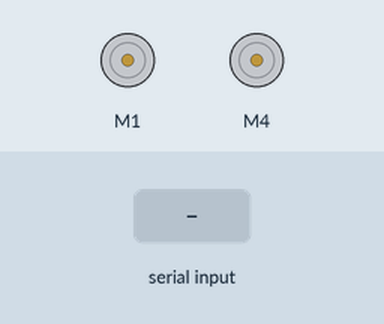
Simulated run of this sketch. Board: Arduino Uno, built with avr-gcc and run on an emulated ATmega328P. Parts: 2 × DC motor (green arrow = forward, orange = backward, longer = faster). Inputs (shaded band) come from the test bench.

Above: at 1.2 s.
1.3 s: "F" received over Serial
At 2.2 s:
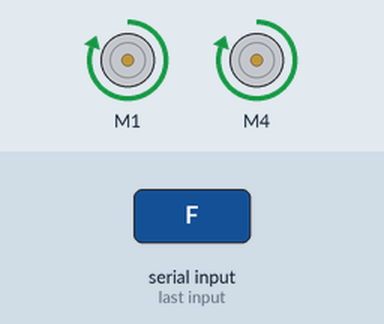
2.8 s: "B" received over Serial
At 3.3 s:
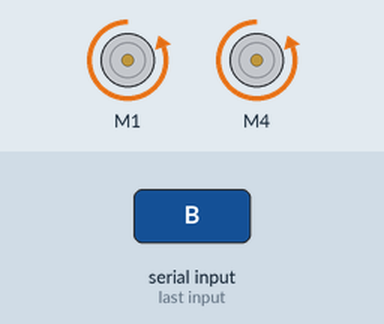
4.3 s: "L" received over Serial
At 5.5 s:
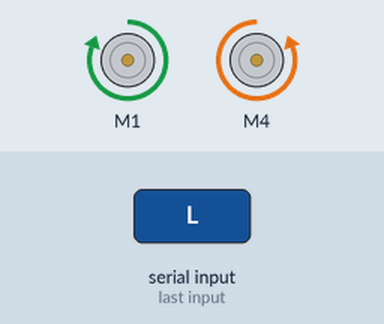
5.8 s: "R" received over Serial
At 6.8 s:
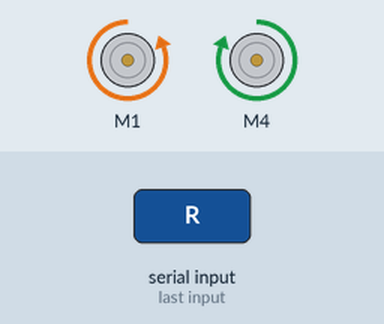
7.3 s: "G" received over Serial
At 7.9 s:
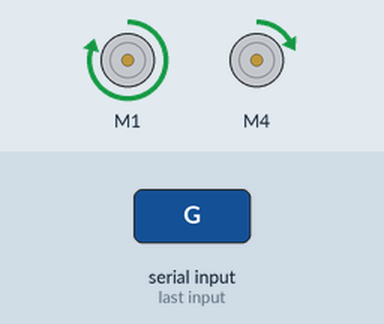
8.8 s: "I" received over Serial
At 9.1 s:
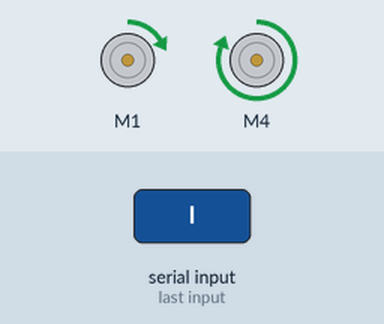
Timing chart, 0 to 11.3 s (numbered marks = the images above; inputs shaded):
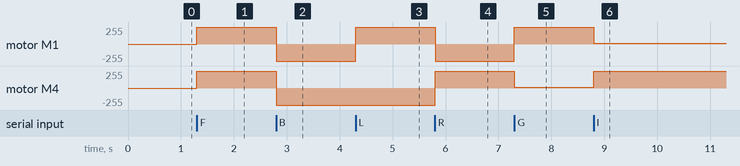

Measured:
- after the input at 1.3 s, motor M1, motor M4: stopped → forward 255/255 at once
- after the input at 2.8 s, motor M1, motor M4: forward 255/255 → backward 255/255 at once
- after the input at 4.3 s, motor M1: backward 255/255 → forward 255/255 at once
- after the input at 5.8 s, motor M1: forward 255/255 → backward 255/255 at once; motor M4: backward 255/255 → forward 255/255 at once
- after the input at 7.3 s, motor M1: backward 255/255 → forward 250/255 at once; motor M4: forward 255/255 → forward 10/255 at once
- after the input at 8.8 s, motor M1: forward 250/255 → forward 10/255 at once; motor M4: forward 10/255 → forward 255/255 at once

The sketch:

ARDUINO_BLUETOOTH_CONTROLLED_TANK.ino
```cpp
//Arduino Bluetooth Controlled Tank
// Install the AFMotor library Before Uploading the sketch//
// To install the library ( Go to Skecth >> Include Library >> Add .Zip Library >> Select The AFMotor Library >> Done) //


#include<AFMotor.h>

AF_DCMotor motor1(1);
AF_DCMotor motor4(4);

char command; //Variable to store the data.

void setup() {
  // initialize Serial Communication at 9600bits per second
Serial.begin(9600);
}

void loop() {
  // check whether any Bt Device available or not
if(Serial.available()>0)
{
  command = Serial.read();
  delay(2);

  switch(command)
  {
    case 'F':
    forward();
    break;
    case'B':
    backward();
    break;
    case 'L':
    left();
    break;
    case'R':
    right();
    break;
    case'G':
    forwardleft();
    break;
    case'I':
    forwardright();
    break;
    case'H':
    backwardleft();
    break;
    case'J':
    backwardright();
    break;

  }
 }
}

void forward()
{
  motor1.setSpeed(255);
  motor1.run(FORWARD);
  motor4.setSpeed(255);
  motor4.run(FORWARD);
}

void backward()
{
  motor1.setSpeed(255);
  motor1.run(BACKWARD);
  motor4.setSpeed(255);
  motor4.run(BACKWARD);
}

void left()
{
  motor1.setSpeed(255);
  motor1.run(FORWARD);
  motor4.setSpeed(255);
  motor4.run(BACKWARD);
}

void right()
{
  motor1.setSpeed(255);
  motor1.run(BACKWARD);
  motor4.setSpeed(255);
  motor4.run(FORWARD);
}

void forwardleft()
{
  motor1.setSpeed(250);
  motor1.run(FORWARD);
  motor4.setSpeed(10);
  motor4.run(FORWARD);
}

void forwardright()
{
  motor1.setSpeed(10);
  motor1.run(FORWARD);
  motor4.setSpeed(255);
  motor4.run(FORWARD);
}

void backwardleft()
{
  motor1.setSpeed(10);
  motor1.run(BACKWARD);
  motor4.setSpeed(255);
  motor4.run(BACKWARD);
}

void backwardright()
{
  motor1.setSpeed(255);
  motor1.run(BACKWARD);
  motor4.setSpeed(10);
  motor4.run(BACKWARD);
}

void Stop()
{
  motor1.setSpeed(0);
  motor1.run(RELEASE);
  motor4.setSpeed(0);
  motor4.run(RELEASE);
}
```
